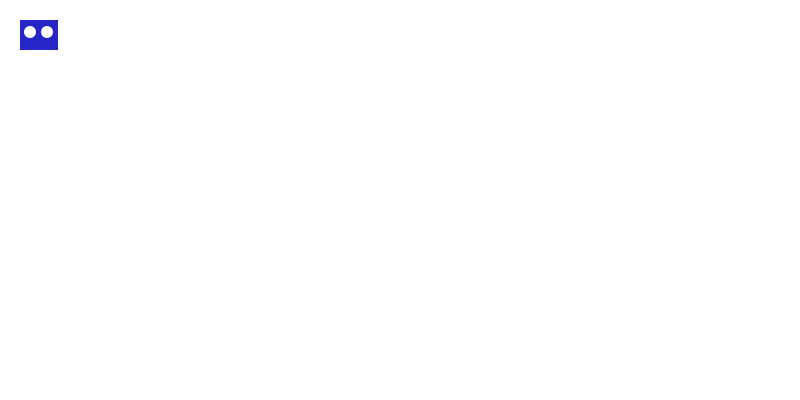
Frame 1 (no input)
Frame 60 (the mouse pressed at the canvas centre just before this capture): identical to frame 1, image omitted
Frame 120 (the mouse held since frame 60 and released just before this capture): identical to frame 1, image omitted

The Processing sketch that drew this single still picture (run headless with seeded random() and noise(); from frame 60 on, the mouse is pressed at the canvas centre):

// Processing sketch: Translate_II
// ── Translate_II.pde
int xOffset=0;
color bodycolor=color(38, 38, 200);


void setup() {
  size(800, 400);
}


void draw() {
  background(255);
  drawRobotHead();
}

void drawRobotHead() {
  noStroke();
  fill(bodycolor);
  rect(20, 20, 38, 30); // head
  fill(255);
  ellipse(30+xOffset, 32, 12, 12); // left eye
  ellipse(47+xOffset, 32, 12, 12); // right eye
}
